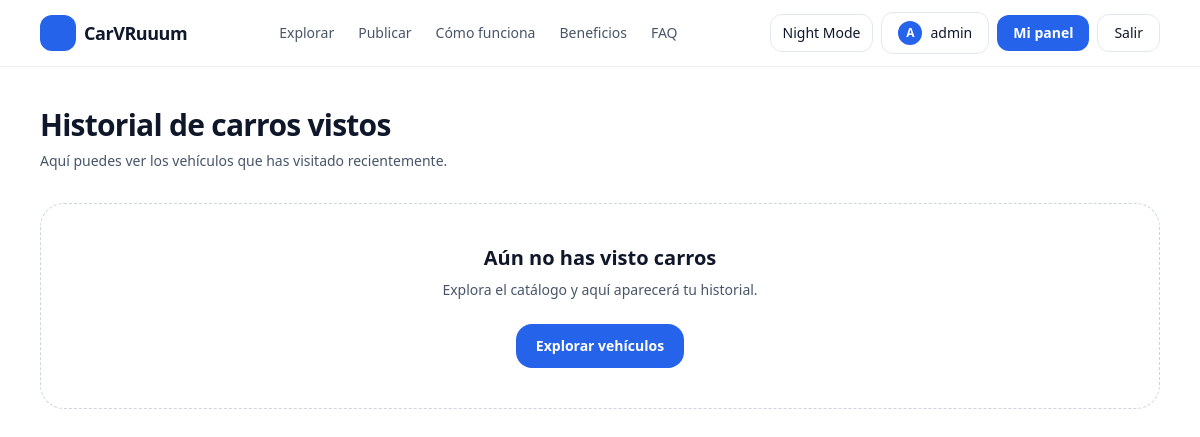
/cars/history/ (signed in), run on an earlier commit of the app's database.
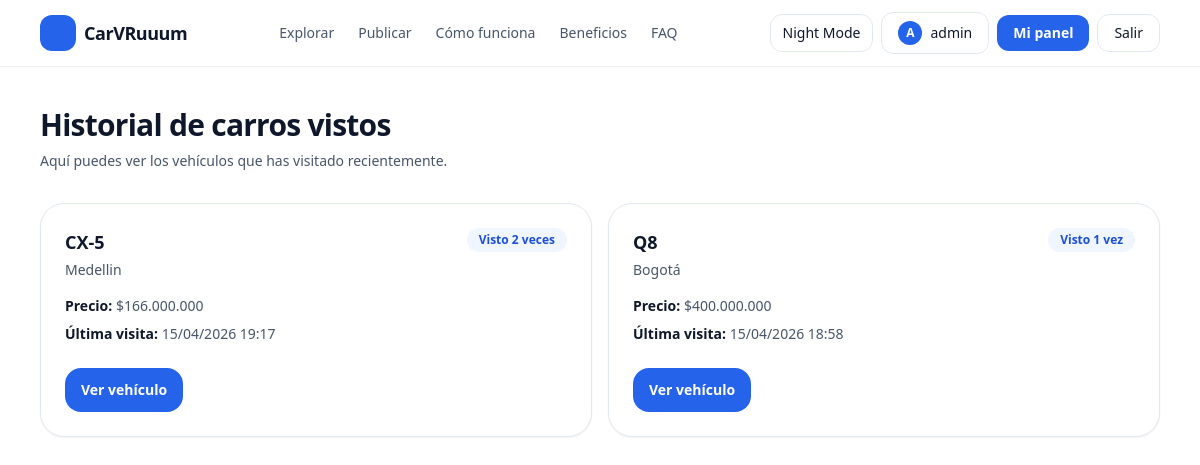
And on a later commit of the database.
### cars/models.py (models this page shows, shortened)
class CarViewHistory(models.Model):
    user = models.ForeignKey(User, on_delete=models.CASCADE, related_name="view_history")
    car = models.ForeignKey("Car", on_delete=models.CASCADE, related_name="viewed_by")
    first_viewed_at = models.DateTimeField(auto_now_add=True)
    last_viewed_at = models.DateTimeField(default=timezone.now)
    times_viewed = models.PositiveIntegerField(default=1)
    class Meta:
        unique_together = ("user", "car")
        ordering = ["-last_viewed_at"]

class Car(models.Model):
    owner = models.ForeignKey(settings.AUTH_USER_MODEL, on_delete=models.CASCADE, related_name="cars")
    make = models.CharField(max_length=60)
    model = models.CharField(max_length=60)
    year = models.PositiveIntegerField(validators=[MinValueValidator(1950), MaxValueValidator(2100)])
    price = models.PositiveIntegerField(validators=[MinValueValidator(0)])
    mileage_km = models.PositiveIntegerField(default=0, validators=[MinValueValidator(0)])
    is_sold = models.BooleanField(default=False)
    sold_at = models.DateTimeField(blank=True, null=True)
    city = models.CharField(max_length=80, blank=True, default="")
    description = models.TextField(blank=True, default="")
    is_active = models.BooleanField(default=True)
    created_at = models.DateTimeField(auto_now_add=True)
    class Meta:
        ordering = ["-created_at"]

### cars/views.py (the view)
# urls.py: path("history/", views.viewed_history, name="viewed_history"),
@login_required
def viewed_history(request):
    history = CarViewHistory.objects.filter(
        user=request.user,
        car__is_active=True
    ).select_related("car")
    return render(request, "cars/history.html", {
        "history": history
    })

### cars/templates/cars/history.html (shortened to what this page needs)
{% extends "base.html" %}
{% block content %}
<section class="mx-auto max-w-6xl px-4 py-10">
  <div class="flex items-center justify-between gap-4">
    <div>
      <h1 class="text-3xl font-bold tracking-tight">Historial de carros vistos</h1>
      <p class="mt-2 text-sm text-slate-600 dark:text-slate-300">
        Aquí puedes ver los vehículos que has visitado recientemente.
      </p>
    </div>
  </div>
  {% if history %}
    <div class="mt-8 grid gap-4 md:grid-cols-2 xl:grid-cols-3">
      {% for item in history %}
        <article class="rounded-3xl border border-slate-200 bg-white p-6 shadow-sm transition hover:-translate-y-1 hover:shadow-md dark:border-slate-800 dark:bg-slate-900">
          <div class="flex items-start justify-between gap-3">
            <div>
              <h2 class="text-lg font-bold text-slate-900 dark:text-white">
                {{ item.car.brand }} {{ item.car.model }}
              </h2>
              <p class="mt-1 text-sm text-slate-600 dark:text-slate-300">
                {{ item.car.city }}
              </p>
            </div>
            <span class="rounded-full bg-blue-50 px-3 py-1 text-xs font-semibold text-blue-700 dark:bg-blue-950/40 dark:text-blue-300">
              Visto {{ item.times_viewed }} {% if item.times_viewed == 1 %}vez{% else %}veces{% endif %}
            </span>
          </div>
          <div class="mt-4 space-y-2 text-sm text-slate-600 dark:text-slate-300">
            <p><span class="font-semibold text-slate-900 dark:text-white">Precio:</span> ${{ item.car.price }}</p>
            <p><span class="font-semibold text-slate-900 dark:text-white">Última visita:</span> {{ item.last_viewed_at|date:"d/m/Y H:i" }}</p>
          </div>
          <div class="mt-6">
            <a href="{% url 'cars:car_detail' item.car.pk %}"
               class="inline-flex rounded-2xl bg-blue-600 px-4 py-3 text-sm font-semibold text-white hover:bg-blue-700">
              Ver vehículo
            </a>
          </div>
        </article>
      {% endfor %}
    </div>
  {% else %}
    <div class="mt-8 rounded-3xl border border-dashed border-slate-300 p-10 text-center dark:border-slate-700">
      <h2 class="text-xl font-bold">Aún no has visto carros</h2>
      <p class="mt-2 text-sm text-slate-600 dark:text-slate-300">
        Explora el catálogo y aquí aparecerá tu historial.
      </p>
      <a href="/cars/" class="mt-6 inline-flex rounded-2xl bg-blue-600 px-5 py-3 text-sm font-semibold text-white hover:bg-blue-700">
        Explorar vehículos
      </a>
    </div>
  {% endif %}
</section>
{% endblock %}

What changed in the data, as far as the page shows it:
added CarViewHistory: car.model "CX-5", car.city "Medellin", times_viewed "2", shows "veces", car.price "166.000.000", last_viewed_at "15/04/2026 19:17"
added CarViewHistory: car.model "Q8", car.city "Bogotá", times_viewed "1", shows "vez", car.price "400.000.000", last_viewed_at "15/04/2026 18:58"
Also different on the page:
text no longer shown: "Aún no has visto carros Explora el catálogo y aquí aparecerá tu historial. Explorar vehículos"
